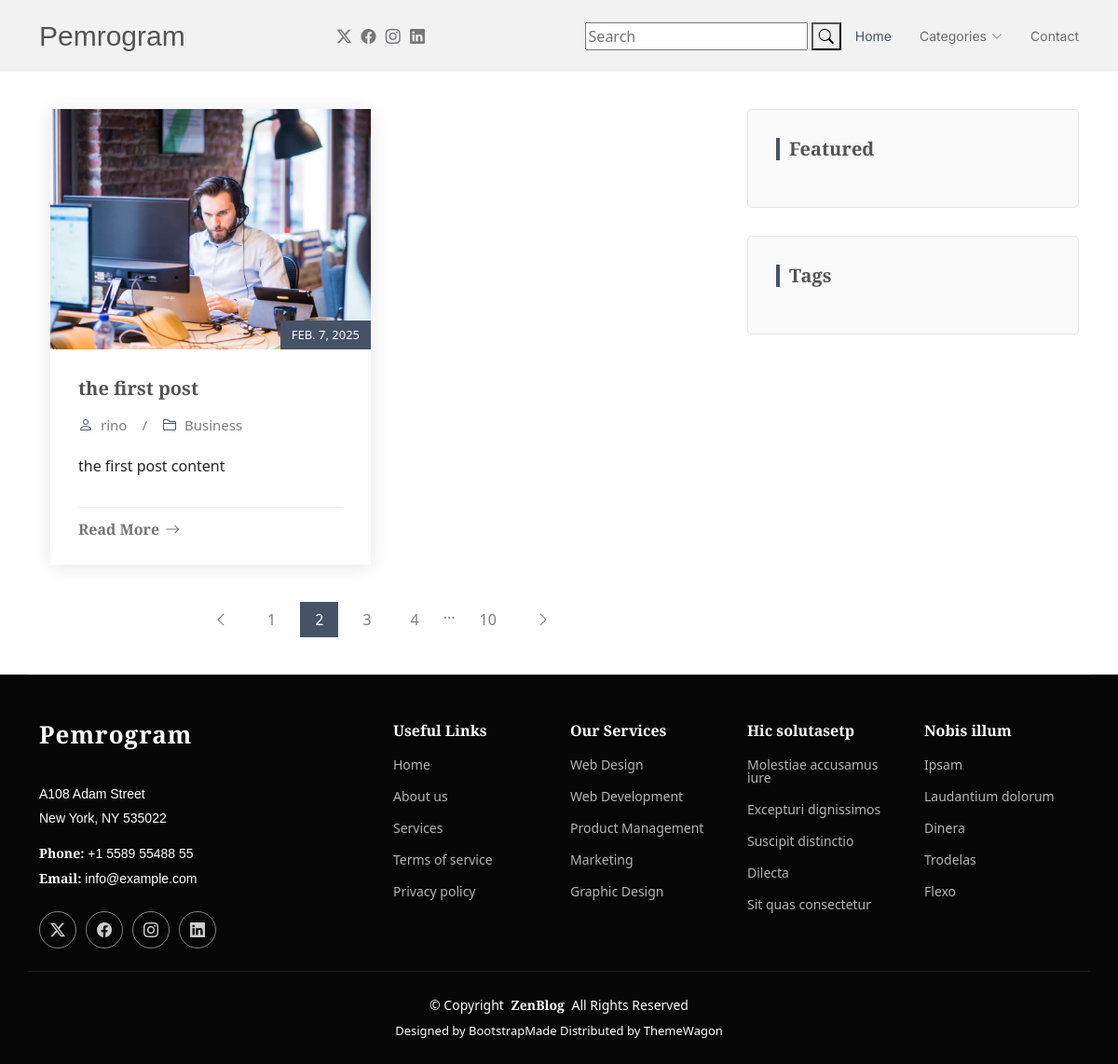
The page /category/business/ on the database as committed earlier.
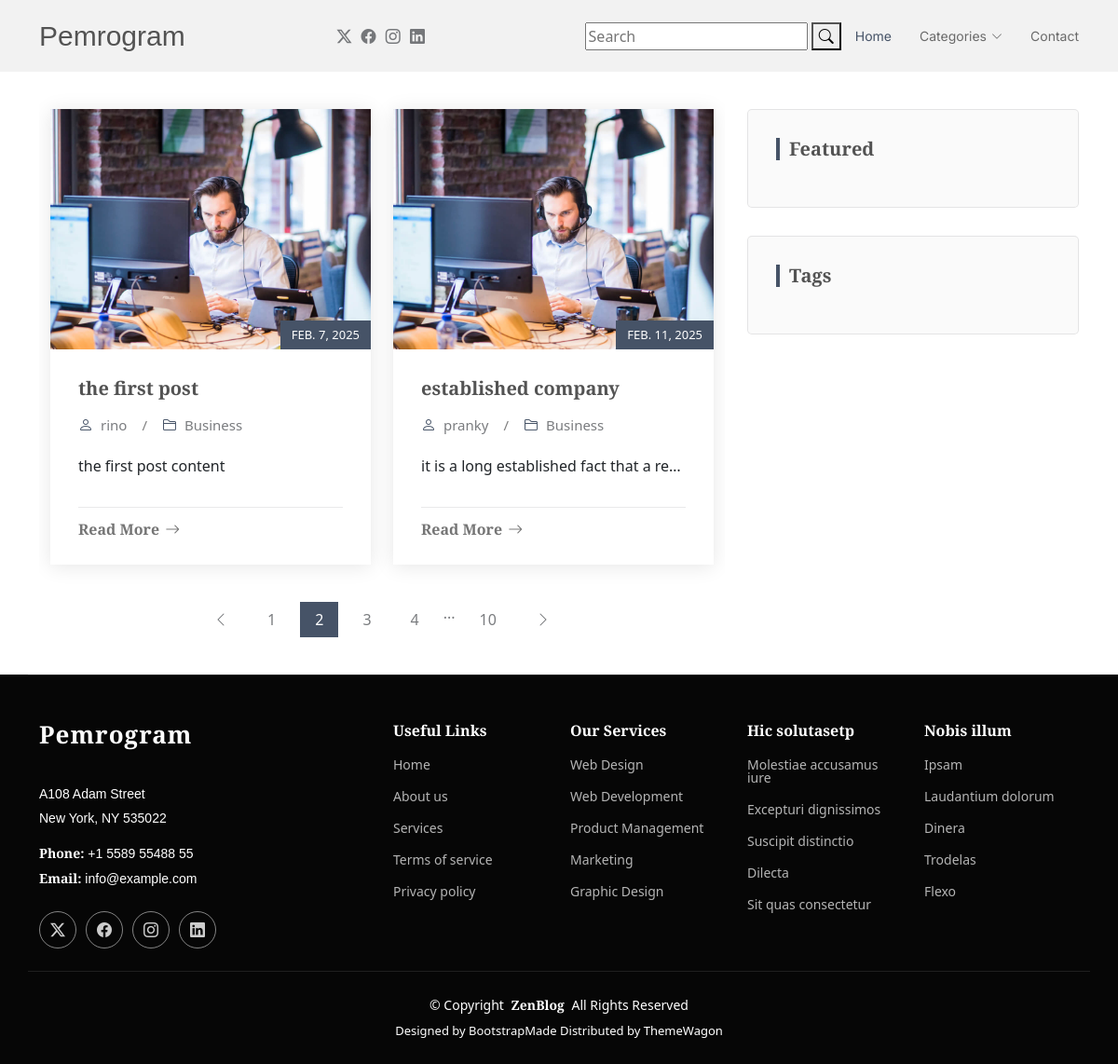
The same page on the database as committed later.
### blog/models.py (models this page shows, shortened)
class Post(models.Model):
    title = models.CharField(max_length=200)
    slug = models.SlugField(max_length=200, unique=True, blank=True)
    content = models.TextField()
    tags = TaggableManager(blank=True)
    author = models.CharField(max_length=100)
    created_at = models.DateTimeField(auto_now_add=True)
    updated_at = models.DateTimeField(auto_now=True)
    is_featured = models.BooleanField(default=False)
    category = models.ForeignKey(Category, on_delete=models.CASCADE, related_name='posts', blank=True, null=True)

class Category(models.Model):
    name = models.CharField(max_length=100)
    slug = models.SlugField(max_length=100, unique=True, blank=True)
    description = models.TextField()
    class Meta:
        verbose_name_plural = 'categories'
    def __str__(self):
        return self.name

### blog/views.py (the view)
# urls.py: path('category/<category_slug>/', views.category, name='category'),
def category(request, category_slug):
    categories = Category.objects.all()
    category = Category.objects.get(slug=category_slug)
    posts = Post.objects.filter(category=category)
    context = {
        'posts': posts,
        'categories': categories,
    }
    return render(request, 'index.html', context)

### templates/index.html (shortened to what this page needs)
{% extends "base.html" %}
{% load static %}
{% block content %}
  <main class="main">
    <div class="container">
      <div class="row">
        <div class="col-lg-8">
          <section id="blog-posts" class="blog-posts section">
            <div class="container">
              <div class="row gy-4">
                {% for p in posts %}
                <div class="col-lg-6">
                  <article class="position-relative h-100">
                    <div class="post-img position-relative overflow-hidden">
                      <img src=" {% static "assets/img/blog/blog-1.jpg" %} " class="img-fluid" alt="">
                      <span class="post-date">{{p.created_at | date}}</span>
                    </div>
                    <div class="post-content d-flex flex-column">
                      <h3 class="post-title">{{p.title}}</h3>
                      <div class="meta d-flex align-items-center">
                        <div class="d-flex align-items-center">
                          <i class="bi bi-person"></i> <span class="ps-2">{{p.author}}</span>
                        </div>
                        <span class="px-3 text-black-50">/</span>
                        <div class="d-flex align-items-center">
                          <i class="bi bi-folder2"></i> <span class="ps-2">{{p.category}}</span>
                        </div>
                      </div>
                      <p>
                        {{p.content | truncatechars:40 }}
                      </p>
                      <hr>
                      <a href="{% url "post_detail" p.slug %}" class="readmore stretched-link"><span>Read More</span><i class="bi bi-arrow-right"></i></a>
                    </div>
                  </article>
                </div>
                {% endfor %}
              </div>
            </div>
          </section>
          <section id="blog-pagination" class="blog-pagination section">
            <div class="container">
              <div class="d-flex justify-content-center">
                <ul>
                  <li><a href="#"><i class="bi bi-chevron-left"></i></a></li>
                  <li><a href="#">1</a></li>
                  <li><a href="#" class="active">2</a></li>
                  <li><a href="#">3</a></li>
                  <li><a href="#">4</a></li>
                  <li>...</li>
                  <li><a href="#">10</a></li>
                  <li><a href="#"><i class="bi bi-chevron-right"></i></a></li>
                </ul>
              </div>
            </div>
          </section>
        </div>
        <div class="col-lg-4 sidebar">
          <div class="widgets-container">
            <div class="recent-posts-widget widget-item">
              <h3 class="widget-title">Featured</h3>
            </div>
            <div class="tags-widget widget-item">
              <h3 class="widget-title">Tags</h3>
            </div>
          </div>
        </div>
      </div>
    </div>
  </main>
{% endblock %}

### templates/base.html (shortened to what this page needs)
{% load static %}
<!DOCTYPE html>
<html lang="en">
<head>
  <link href=" {% static "assets/vendor/bootstrap/css/bootstrap.min.css" %} " rel="stylesheet">
  <link href=" {% static "assets/vendor/bootstrap-icons/bootstrap-icons.css" %} " rel="stylesheet">
  <link href=" {% static "assets/vendor/aos/aos.css" %} " rel="stylesheet">
  <link href=" {% static "assets/vendor/swiper/swiper-bundle.min.css" %} " rel="stylesheet">
  <link href="{% static "assets/css/main.css" %}" rel="stylesheet">
</head>
<body class="index-page">
    <header id="header" class="header d-flex align-items-center sticky-top">
      <div class="container position-relative d-flex align-items-center justify-content-between">
        <a href="index.html" class="logo d-flex align-items-center me-auto me-xl-0">
          <h1 class="sitename">Pemrogram</h1>
        </a>
        <nav id="navmenu" class="navmenu">
          <ul>
            <form action="" class="">
                <input type="text" placeholder="Search">
                <button type="submit" title="Search"><i class="bi bi-search"></i></button>
            </form>
            <li><a href="{% url "index" %}" class="active">Home</a></li>
            <li class="dropdown"><a href="#"><span>Categories</span> <i class="bi bi-chevron-down toggle-dropdown"></i></a>
            </li>
            <li><a href="contact.html">Contact</a></li>
          </ul>
        </nav>
        <div class="header-social-links">
          <a href="#" class="twitter"><i class="bi bi-twitter-x"></i></a>
          <a href="#" class="facebook"><i class="bi bi-facebook"></i></a>
          <a href="#" class="instagram"><i class="bi bi-instagram"></i></a>
          <a href="#" class="linkedin"><i class="bi bi-linkedin"></i></a>
        </div>
      </div>
    </header>
{% block content %} {% endblock %}
<footer id="footer" class="footer dark-background">
    <div class="container footer-top">
      <div class="row gy-4">
        <div class="col-lg-4 col-md-6 footer-about">
          <a href="index.html" class="logo d-flex align-items-center">
            <span class="sitename">Pemrogram</span>
          </a>
          <div class="footer-contact pt-3">
            <p>A108 Adam Street</p>
            <p>New York, NY 535022</p>
            <p class="mt-3"><strong>Phone:</strong> <span>+1 5589 55488 55</span></p>
            <p><strong>Email:</strong> <span>info@example.com</span></p>
          </div>
          <div class="social-links d-flex mt-4">
            <a href=""><i class="bi bi-twitter-x"></i></a>
            <a href=""><i class="bi bi-facebook"></i></a>
            <a href=""><i class="bi bi-instagram"></i></a>
            <a href=""><i class="bi bi-linkedin"></i></a>
          </div>
        </div>
        <div class="col-lg-2 col-md-3 footer-links">
          <h4>Useful Links</h4>
          <ul>
            <li><a href="#">Home</a></li>
            <li><a href="#">About us</a></li>
            <li><a href="#">Services</a></li>
            <li><a href="#">Terms of service</a></li>
            <li><a href="#">Privacy policy</a></li>
          </ul>
        </div>
        <div class="col-lg-2 col-md-3 footer-links">
          <h4>Our Services</h4>
          <ul>
            <li><a href="#">Web Design</a></li>
            <li><a href="#">Web Development</a></li>
            <li><a href="#">Product Management</a></li>
            <li><a href="#">Marketing</a></li>
            <li><a href="#">Graphic Design</a></li>
          </ul>
        </div>
        <div class="col-lg-2 col-md-3 footer-links">
          <h4>Hic solutasetp</h4>
          <ul>
            <li><a href="#">Molestiae accusamus iure</a></li>
            <li><a href="#">Excepturi dignissimos</a></li>
            <li><a href="#">Suscipit distinctio</a></li>
            <li><a href="#">Dilecta</a></li>
            <li><a href="#">Sit quas consectetur</a></li>
          </ul>
        </div>
        <div class="col-lg-2 col-md-3 footer-links">
          <h4>Nobis illum</h4>
          <ul>
            <li><a href="#">Ipsam</a></li>
            <li><a href="#">Laudantium dolorum</a></li>
            <li><a href="#">Dinera</a></li>
            <li><a href="#">Trodelas</a></li>
            <li><a href="#">Flexo</a></li>
          </ul>
        </div>
      </div>
    </div>
    <div class="container copyright text-center mt-4">
      <p>© <span>Copyright</span> <strong class="px-1 sitename">ZenBlog</strong> <span>All Rights Reserved</span></p>
      <div class="credits">
        Designed by <a href="https://bootstrapmade.com/">BootstrapMade</a> Distributed by <a href=“https://themewagon.com>ThemeWagon
      </div>
    </div>
  </footer>
</body>
</html>

Rows that differ between the two databases and show on the page:
added Post: created_at "FEB. 11, 2025", title "established company", author "pranky", category "Business", content "it is a long established fact that a re…"
